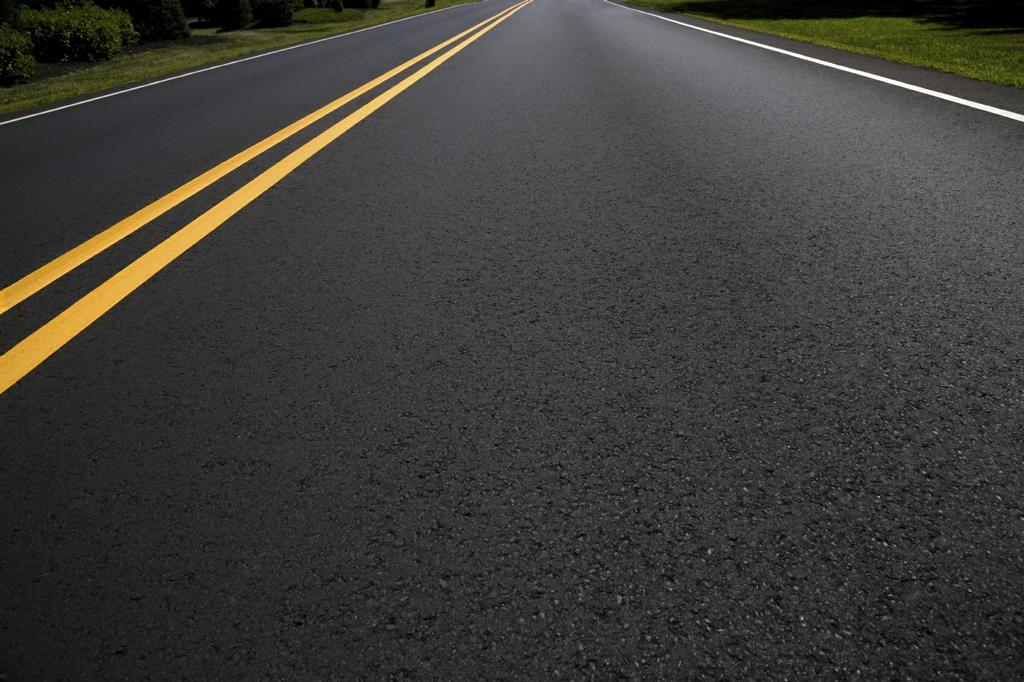
#> input picture LBP/lbp_dataset/testing/no_crack_1.jpeg, 1024 x 682 px
$ python -i crackconcrete.py   (imports and definitions only)
#> lines starting #> are read from the running program, lines starting #| are printed output that depends on the picture
import dip.image as im
import cv2


# preprocesarea imaginii - returneaza 'masca'
def image_preprocessor(image):
    image = cv2.bitwise_not(image)
    image = im.gauss_filter(image, (3, 3))
    image = im.equalize_light(image)
    image = im.light(image, bright=-20, contrast=-20)
    image = cv2.cvtColor(image, cv2.COLOR_BGR2GRAY)
    image = im.threshold(image, min_limit=127)
    return image


def label_preprocessor(label):
    label = cv2.cvtColor(label, cv2.COLOR_BGR2GRAY)
    label = im.threshold(label, min_limit=127)
    return label

>>> import cv2
>>> picture = cv2.imread('../../../../../LBP/lbp_dataset/testing/no_crack_1.jpeg', cv2.IMREAD_GRAYSCALE)
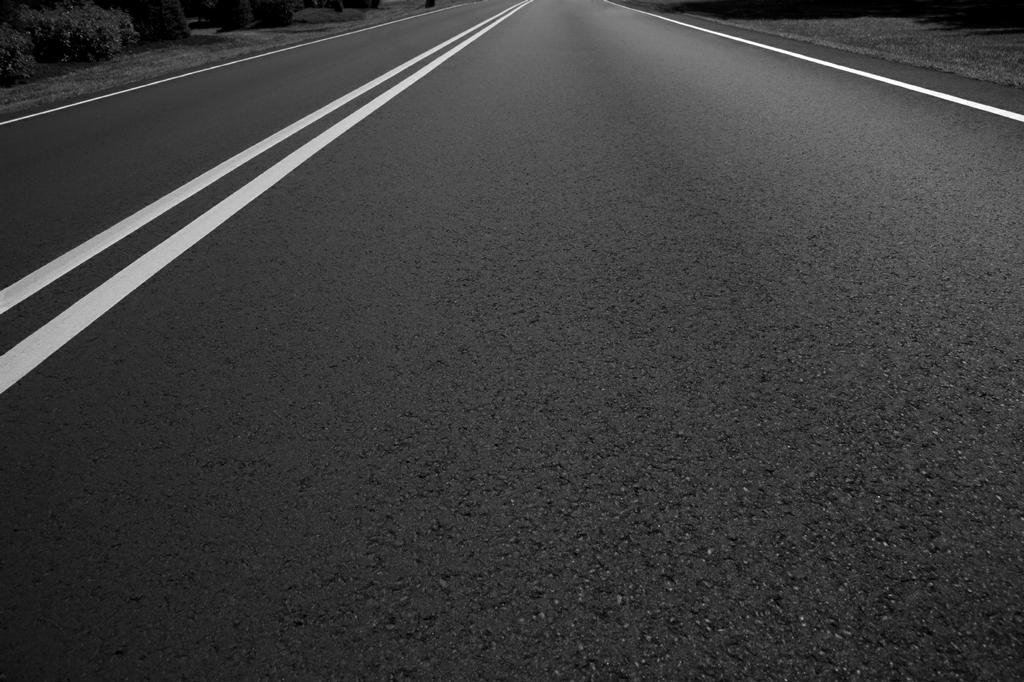
#> picture: shape (682, 1024); min 0, max 255, mean 60.7
>>> result = image_preprocessor(picture)
#> in image_preprocessor, `image = cv2.bitwise_not(image)`:
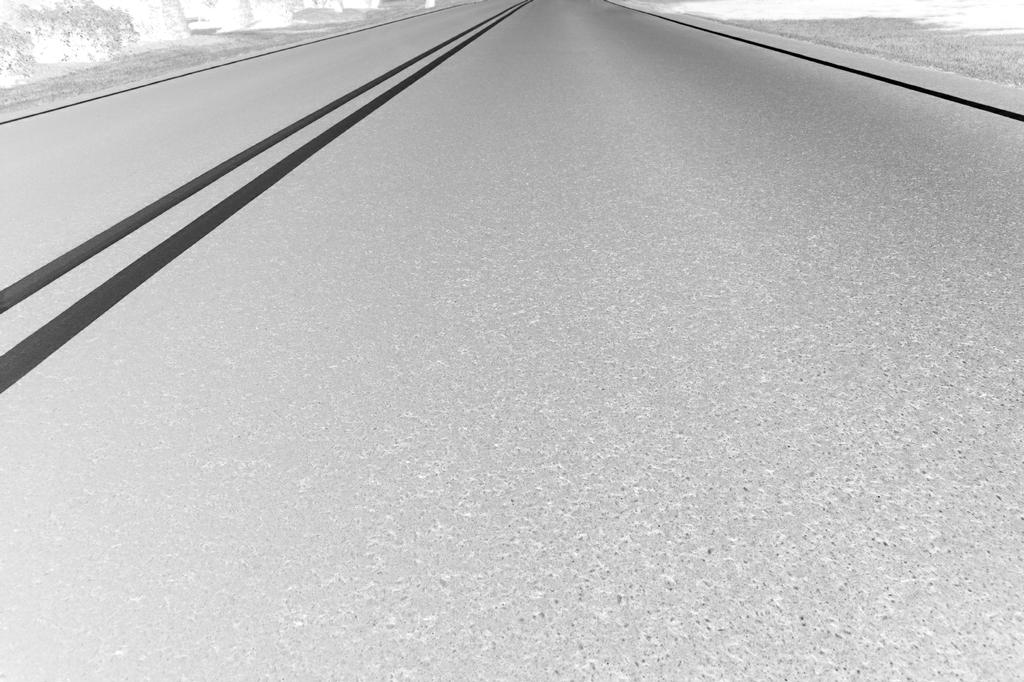
#> image: shape (682, 1024); min 0, max 255, mean 194.3
#> (the run stopped early here; a loop or call above may not have finished)

$ run again, on LBP/lbp_dataset/testing/no_crack_2.jpg
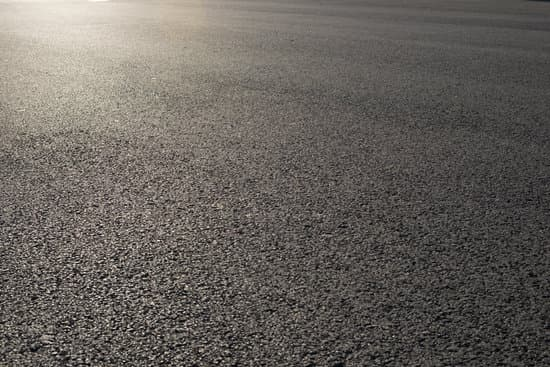
#> input picture LBP/lbp_dataset/testing/no_crack_2.jpg, 550 x 367 px
#> in image_preprocessor, `image = cv2.bitwise_not(image)`:
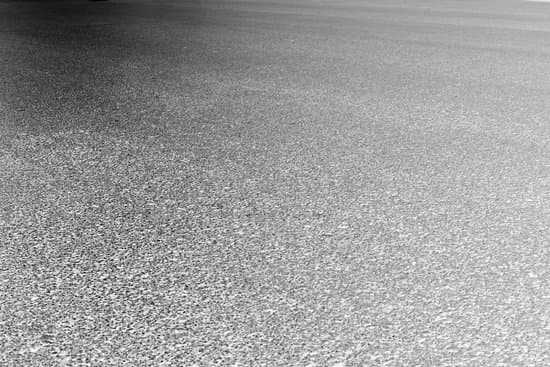
#> image: shape (367, 550); min 0, max 255, mean 155.4
